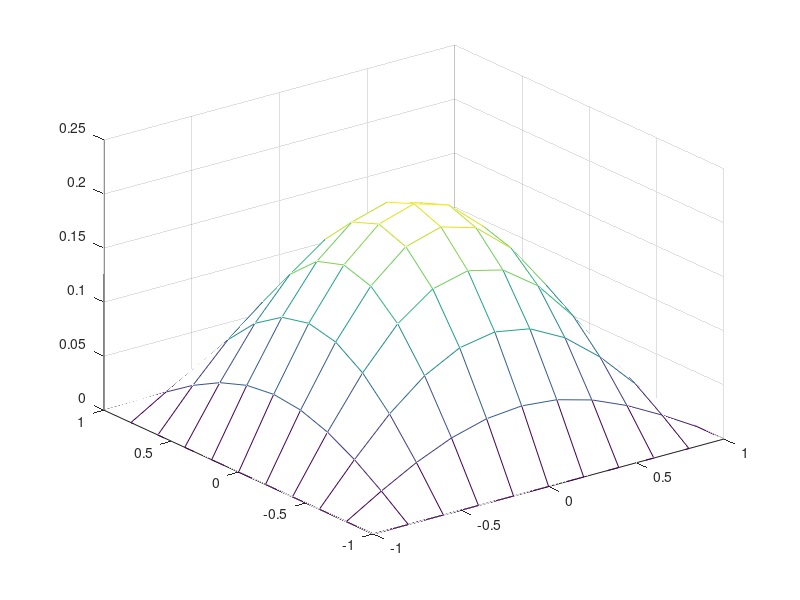

MATLAB code for this plot: (Note: this script raises an error after producing the figure.)
clc; clear;
uarr=[];
%
nx=11; 
narr=[];
%%
ny=nx;
x=linspace(-1,1,nx)'; y=x;
% x=x.^3;
% x=-cos(linspace(0,pi,nx))';y=x;

%d2udx2-1=0
g=zeros(nx*ny,1);
u=g-1;
J=sparse(nx*ny,nx*ny,0);
%
% f=x*0-1*x.^2+1;
% f=x*0-1*x+1;
f=u*0-1;
% f=cos(pi*x);
%

g=zeros(nx*ny,1);
% u=g-1;
J=sparse(nx*ny,nx*ny,0);

for ix=1+1:length(x)-1
    for iy=1+1:length(y)-1
        dx1=x(ix)-x(ix-1); dx2=x(ix+1)-x(ix); dy1=y(iy)-y(iy-1); dy2=y(iy+1)-x(iy);
ip=iy+(ix-1)*ny;
ipxp=iy+(ix-1+1)*ny;
ipxm=iy+(ix-1-1)*ny;
ipyp=iy+(ix-1)*ny+1;
ipym=iy+(ix-1)*ny-1;

g(ip)=g(ip)+-2/dx1/dx2*u(ip)+2/dx2/(dx1+dx2)*u(ipxp)+2/dx1/(dx1+dx2)*u(ipxm);
g(ip)=g(ip)+-2/dy1/dy2*u(ip)+2/dy2/(dy1+dy2)*u(ipyp)+2/dy1/(dy1+dy2)*u(ipym);
g(ip)=g(ip)+-f(ip)*cos(pi/2*x(ix))*cos(pi/2*y(iy));
% g(ip)=g(ip)+-f(ip);
% g(ip)=g(ip)+-u(ip)*pi*pi/4;

J(ip,ip)=J(ip,ip)+-2/dx1/dx2-2/dy1/dy2;
% J(ip,ip)=J(ip,ip)+-1*pi*pi/4;
J(ip,ipxp)=J(ip,ipxp)+2/dx2/(dx1+dx2);
J(ip,ipxm)=J(ip,ipxm)+2/dx1/(dx1+dx2);
J(ip,ipyp)=J(ip,ipyp)+2/dy2/(dy1+dy2);
J(ip,ipym)=J(ip,ipym)+2/dy1/(dy1+dy2);
    end
end

%corners
ix=1; iy=1; ip=iy+(ix-1)*ny; g(ip)=u(ip); J(ip,ip)=1;
ix=1; iy=ny; ip=iy+(ix-1)*ny; g(ip)=u(ip); J(ip,ip)=1;
ix=nx; iy=1; ip=iy+(ix-1)*ny; g(ip)=u(ip); J(ip,ip)=1;
ix=nx; iy=ny; ip=iy+(ix-1)*ny; g(ip)=u(ip); J(ip,ip)=1;

%bords
    for iy=1+1:length(y)-1
        ix=1; ip=iy+(ix-1)*ny; g(ip)=u(ip); J(ip,ip)=1;
        ix=nx; ip=iy+(ix-1)*ny; g(ip)=u(ip); J(ip,ip)=1;
    end
    for ix=1+1:length(x)-1
        iy=1; ip=iy+(ix-1)*ny; g(ip)=u(ip); J(ip,ip)=1;
        iy=ny; ip=iy+(ix-1)*ny; g(ip)=u(ip); J(ip,ip)=1;
    end

%
tic;
u=u-J\g;
toc;
norm(g)
%
%
uPhys=reshape(u,[ny,nx]);
mesh(x,y,uPhys);
%
ix=(length(x)+1)/2; iy=(length(y)+1)/2; ip=iy+(ix-1)*ny; 
uarr=[uarr;u(ip)]
narr=[narr;nx];
nx=(nx-1)*2+1;
% anal=-1/pi/pi*2
%%
d=diff(uarr)
d(1)/d(2)
%%
clf;
loglog(narr,abs(uarr-2/pi/pi),'x-'); hold on;
loglog(narr,narr.^(-2),'-')
